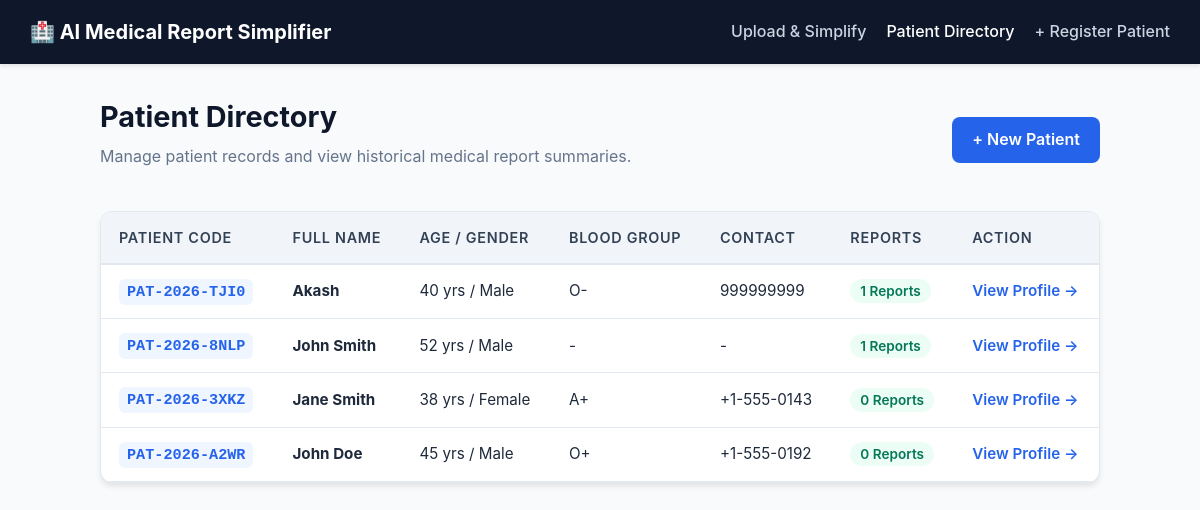
The app's page /patients/, older data.
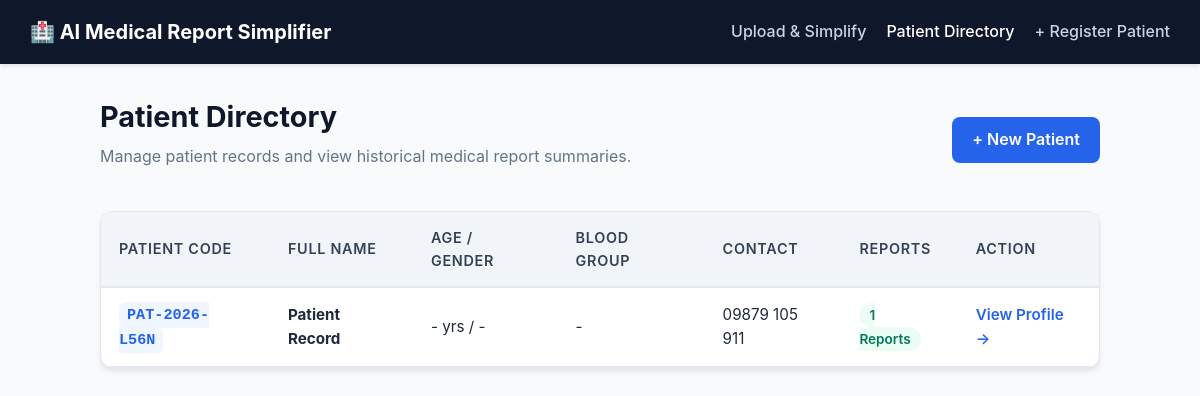
The same page, newer data.
### database/models.py (models this page shows, shortened)
class Patient(db.Model):
    __tablename__ = "patients"
    id = db.Column(db.Integer, primary_key=True)
    patient_code = db.Column(
        db.String(30), unique=True, nullable=False, index=True, default=generate_patient_code
    )
    full_name = db.Column(db.String(120), nullable=False)
    age = db.Column(db.Integer, nullable=True)
    gender = db.Column(db.String(20), nullable=True)
    blood_group = db.Column(db.String(10), nullable=True)
    contact_email = db.Column(db.String(120), nullable=True)
    contact_phone = db.Column(db.String(30), nullable=True)
    created_at = db.Column(db.DateTime, default=utc_now)
    updated_at = db.Column(db.DateTime, default=utc_now, onupdate=utc_now)
    reports = db.relationship(
        "MedicalReport", backref="patient", lazy=True, cascade="all, delete-orphan"
    )

### routes/patient_routes.py (the view)
@patient_bp.route("/", methods=["GET"])
def list_patients():
    patients = Patient.query.order_by(Patient.created_at.desc()).all()
    return render_template("patients.html", patients=patients)

### templates/patients.html (shortened to what this page needs)
<!DOCTYPE html>
<html lang="en">
<head>
</head>
<body>
    <nav class="navbar">
        <a href="/" class="navbar-brand">🏥 AI Medical Report Simplifier</a>
        <div class="nav-links">
            <a href="/">Upload & Simplify</a>
            <a href="/patients" class="active">Patient Directory</a>
            <a href="/patients/add">+ Register Patient</a>
        </div>
    </nav>
    <div class="container">
        <div class="header-action">
            <div>
                <h1>Patient Directory</h1>
                <p style="color: var(--muted-color); margin-top: 4px;">Manage patient records and view historical medical report summaries.</p>
            </div>
            <a href="/patients/add" class="btn">+ New Patient</a>
        </div>
        <div class="card">
            {% if patients %}
            <table>
                <thead>
                    <tr>
                        <th>Patient Code</th>
                        <th>Full Name</th>
                        <th>Age / Gender</th>
                        <th>Blood Group</th>
                        <th>Contact</th>
                        <th>Reports</th>
                        <th>Action</th>
                    </tr>
                </thead>
                <tbody>
                    {% for patient in patients %}
                    <tr>
                        <td><span class="badge-code">{{ patient.patient_code }}</span></td>
                        <td><strong>{{ patient.full_name }}</strong></td>
                        <td>{{ patient.age or '-' }} yrs / {{ patient.gender or '-' }}</td>
                        <td>{{ patient.blood_group or '-' }}</td>
                        <td>{{ patient.contact_phone or patient.contact_email or '-' }}</td>
                        <td><span class="badge-reports">{{ patient.reports|length }} Reports</span></td>
                        <td>
                            <a href="/patients/{{ patient.id }}" style="color: var(--primary); text-decoration: none; font-weight: 600;">View Profile →</a>
                        </td>
                    </tr>
                    {% endfor %}
                </tbody>
            </table>
            {% else %}
            <div class="empty-state">
                <p>No registered patients found in the database.</p>
                <a href="/patients/add" class="btn">+ Register First Patient</a>
            </div>
            {% endif %}
        </div>
    </div>
</body>
</html>

### templates/patients.html (style rules this page uses)
:root { --primary: #2563eb; --primary-hover: #1d4ed8; --bg-color: #f8fafc; --card-bg: #ffffff; --text-color: #1e293b; --muted-color: #64748b; --border-color: #e2e8f0; --success-color: #10b981; }
body { font-family: -apple-system, BlinkMacSystemFont, "Segoe UI", Roboto, Helvetica, Arial, sans-serif; background-color: var(--bg-color); color: var(--text-color); margin: 0; padding: 0; line-height: 1.6; }
.navbar { background-color: #0f172a; color: white; padding: 16px 30px; display: flex; justify-content: space-between; align-items: center; box-shadow: 0 2px 4px rgba(0,0,0,0.1); }
.navbar-brand { font-weight: 700; font-size: 1.25rem; color: white; text-decoration: none; display: flex; align-items: center; gap: 8px; }
.nav-links { display: flex; gap: 20px; }
.nav-links a { color: #cbd5e1; text-decoration: none; font-weight: 500; transition: color 0.2s; }
.nav-links a:hover, .nav-links a.active { color: white; }
.container { max-width: 1000px; margin: 30px auto; padding: 0 20px; }
.header-action { display: flex; justify-content: space-between; align-items: center; margin-bottom: 25px; }
.header-action h1 { font-size: 1.8rem; margin: 0; color: #0f172a; }
.btn { display: inline-block; background-color: var(--primary); color: white; padding: 10px 20px; border-radius: 8px; text-decoration: none; font-weight: 600; transition: background-color 0.2s; border: none; cursor: pointer; }
.card { background: var(--card-bg); border-radius: 12px; box-shadow: 0 4px 6px -1px rgba(0, 0, 0, 0.1); border: 1px solid var(--border-color); overflow: hidden; }
table { width: 100%; border-collapse: collapse; text-align: left; }
th { background-color: #f1f5f9; color: #334155; font-weight: 600; padding: 14px 18px; border-bottom: 2px solid var(--border-color); font-size: 0.9rem; text-transform: uppercase; letter-spacing: 0.05em; }
td { padding: 14px 18px; border-bottom: 1px solid var(--border-color); font-size: 0.95rem; }
.badge-code { background-color: #eff6ff; color: var(--primary); padding: 4px 8px; border-radius: 6px; font-family: monospace; font-weight: 600; }
.badge-reports { background-color: #ecfdf5; color: #047857; padding: 4px 10px; border-radius: 12px; font-size: 0.85rem; font-weight: 600; }

Row changes from the older to the newer data that the page shows:
removed Patient: patient_code "PAT-2026-TJI0", full_name "Akash", age "40", gender "Male", blood_group "O-", contact_phone "999999999", reports|length "1"
removed Patient: patient_code "PAT-2026-8NLP", full_name "John Smith", age "52", gender "Male", blood_group "-", contact_phone+contact_email "-", reports|length "1"
removed Patient: patient_code "PAT-2026-3XKZ", full_name "Jane Smith", age "38", gender "Female", blood_group "A+", contact_phone "+1-555-0143", reports|length "0"
changed Patient: patient_code "PAT-2026-A2WR" → "PAT-2026-L56N"; full_name "John Doe" → "Patient Record"; age "45" → "-"; gender "Male" → "-"; blood_group "O+" → "-"; contact_phone "+1-555-0192" → "09879 105 911"; reports|length "0" → "1"
